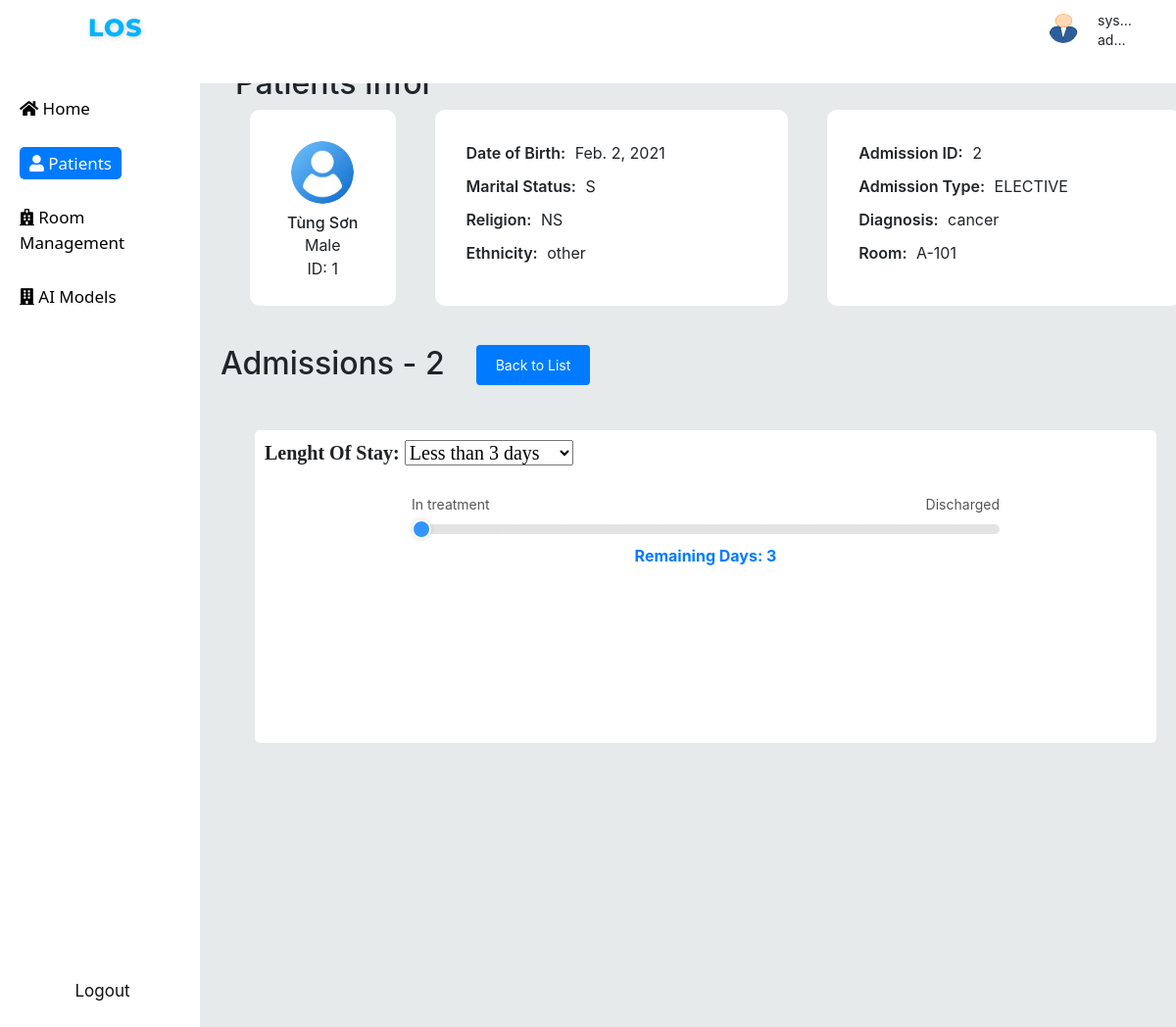
The page /patients/1/admission_info/2 (signed in) on the database its author committed.
### prediction_app/models.py (models this page shows, shortened)
class User(AbstractBaseUser):
    username = models.CharField(max_length=100, unique=True)
    ROLE_CHOICES = [
        ('admin', 'Admin'),
        ('doctor', 'Doctor'),
        ('patient', 'Patient'),
    ]
    role = models.CharField(
        max_length=10, choices=ROLE_CHOICES, default='admin')
    email = models.EmailField(
        verbose_name="email address",
        max_length=255,
        unique=True,
    )
    date_of_birth = models.DateField()
    is_active = models.BooleanField(default=True)
    created_time = models.DateTimeField(auto_now_add=True)
    updated_time = models.DateTimeField(auto_now=True)
    objects = UserManager()
    USERNAME_FIELD = "username"
    REQUIRED_FIELDS = ["date_of_birth"]
    def __str__(self):
        return self.username
    class Meta:
        verbose_name = _("user")
        verbose_name_plural = _("users")

class Patient(models.Model):
    GENDER_CHOICES = [
        ('M', 'Male'),
        ('F', 'Female'),
    ]
    MARITAL_STATUS_CHOICES = [
        ('SINGLE', 'SINGLE'),
        ('MARRIED', 'MARRIED'),
        ('WIDOWED', 'WIDOWED'),
        ('DIVORCED', 'DIVORCED'),
        ('SEPARATED', 'SEPARATED'),
        ('LIFE PARTNER', 'LIFE PARTNER'),
        ('UNKNOWN', 'UNKNOWN'),
    ]
    RELIGION_CHOICES = [
        ('CATHOLIC', 'CATHOLIC'),
        ('PROTESTANT QUAKER', 'PROTESTANT QUAKER'),
        ('UNOBTAINABLE', 'UNOBTAINABLE'),
        ('JEWISH', 'JEWISH'),
        ('NOT SPECIFIED', 'NOT SPECIFIED'),
        ('OTHER', 'OTHER'),
    ]
    ETHNICITY_CHOICES = [
        ('WHITE', 'WHITE'),
        ('BLACK/AFRICAN AMERICAN', 'BLACK/AFRICAN AMERICAN'),
        ('HISPANIC OR LATINO', 'HISPANIC OR LATINO'),
        ('ASIAN', 'ASIAN'),
        ('UNABLE TO OBTAIN', 'UNABLE TO OBTAIN'),
        ('UNKNOWN/NOT SPECIFIED  ', 'UNKNOWN/NOT SPECIFIED '),
        ('OTHER', 'OTHER'),
    ]
    first_name = models.CharField(max_length=50)
    last_name = models.CharField(max_length=50)
    age = models.PositiveIntegerField()
    phone_number = models.CharField(max_length=15, unique=True)
    date_of_birth = models.DateField()
    address = models.CharField(max_length=150,  blank=True, null=True)
    gender = models.CharField(max_length=1, choices=GENDER_CHOICES)
    marital_status = models.CharField(
        max_length=15, choices=MARITAL_STATUS_CHOICES, default='UNKNOWN')
    religion = models.CharField(
        max_length=20, choices=RELIGION_CHOICES)
    ethnicity = models.CharField(
        max_length=100,
        choices=ETHNICITY_CHOICES,
        null=True,
        blank=True,
        default='ASIAN'
    )
    photo = models.ImageField(
        upload_to='patient_photos/', blank=True, null=True)
    created_time = models.DateTimeField(auto_now_add=True)
    updated_time = models.DateTimeField(auto_now=True)
    def __str__(self):
        return f"{self.first_name} {self.last_name}"

class Admission(models.Model):
    LOS_LABLE_TO_NUMBER = {
        'Less than 3 days': 3,
        '3-7 days': 7,
        '7-14 days': 14,
        'More than 14 days': 14,
    }
    ADMISSION_TYPE_CHOICES = [
        ('EMERGENCY', 'EMERGENCY'),
        ('ELECTIVE', 'ELECTIVE'),
        ('URGENT', 'URGENT'),
    ]
    LOS_CHOICES = [
        ('Less than 3 days', 'Less than 3 days'),
        ('3-7 days', '3-7 days'),
        ('7-14 days', '7-14 days'),
        ('More than 14 days', 'More than 14 days'),
    ]
    STATUS_CHOICES = [
        ('In Treatment', 'In Treatment'),
        ('Dischagred', 'Dischagred'),
    ]
    INSURANCE_CHOICES = [
        ('Medicare', 'Medicare'),
        ('Private', 'Private'),
        ('Medicaid', 'Medicaid'),
        ('Government', 'Government'),
        ('Self Pay', 'Self Pay')
    ]
    ICD_CODE = [
        ('0', ' infectious and parasitic diseases'),
        ('1', ' neoplasms'),
        ('2', ' endocrine, nutritional and metabolic diseases, and immunity disorders'),
        ('3', ' diseases of the blood and blood-forming organs'),
        ('4', ' mental disorders'),
        ('5', ' diseases of the nervous system and sense organs'),
        ('6', ' diseases of the circulatory system'),
        ('7', ' diseases of the respiratory system'),
        ('8', ' diseases of the digestive system'),
        ('9', ' diseases of the genitourinary system'),
        ('10', ' complications of pregnancy, childbirth, and the puerperium'),
        ('11', ' diseases of the skin and subcutaneous tissue'),
        ('12', ' diseases of the musculoskeletal system and connective tissue'),
        ('13', ' congenital anomalies'),
        ('14', ' certain conditions originating in the perinatal period'),
        ('15', ' symptoms, signs, and ill-defined conditions'),
        ('16', ' injury and poisoning'),
    ]
    hadm_id = models.BigAutoField(primary_key=True)
    subject = models.ForeignKey(Patient, on_delete=models.CASCADE)
    insurance = models.TextField(max_length=10, choices=INSURANCE_CHOICES)
    diagnose = models.TextField()
    clinical_note = models.TextField(null=True, blank=True)
    icd_code = models.JSONField()
    admission_type = models.CharField(max_length=10, choices=ADMISSION_TYPE_CHOICES)
    los_number = models.IntegerField(null=True, blank=True, default=3)
    los_lable = models.CharField(
        null=True, blank=True, max_length=20, choices=LOS_CHOICES)
    los_actual = models.IntegerField(null=True, blank=True, default=0)
    status = models.CharField(
        null=True, blank=True, max_length=15, choices=STATUS_CHOICES, default='In Treatment')
    admittime = models.DateTimeField(auto_now_add=True)
    dischtime = models.DateTimeField(blank=True, null=True)
    dischtime_estimate = models.DateTimeField(blank=True, null=True)
    updated_time = models.DateTimeField(auto_now=True)
    room = models.ForeignKey(Room, on_delete=models.SET_NULL, null=True)

class Room(models.Model):
    area = models.ForeignKey(Area, on_delete=models.SET_NULL, null=True)
    status = models.CharField(max_length=10, null=True, blank=True)
    number = models.IntegerField()
    created_time = models.DateTimeField(auto_now_add=True)
    updated_time = models.DateTimeField(auto_now=True)
    max_beds = models.IntegerField(null=True, blank=True, default=4)
    def __str__(self):
        return f"{_ if self.area is None else self.area.name}-{self.number}"

class Area(models.Model):
    status = models.CharField(max_length=10, null=True, blank=True)
    name = models.CharField(max_length=10)
    created_time = models.DateTimeField(auto_now_add=True)
    updated_time = models.DateTimeField(auto_now=True)
    max_rooms = models.IntegerField(null=True, blank=True, default=4)

### prediction_app/views/admission_info.py (the view)
# urls.py: path('patients/<int:id>/admission_info/<int:admission_id>', get_admission_info, name='get_admission_info'),
@permission_classes([IsAuthenticated])
def get_admission_info(request, id, admission_id):
    patient = Patient.objects.get(id=id)
    admission = patient.admission_set.filter(hadm_id=admission_id).first()
    duaration = (now() - admission.admittime).days
    return render(request,'admission_info.html', {'admission': admission, 'patient': patient, 'duaration': duaration})

### prediction_app/templates/admission_info.html (shortened to what this page needs)
{% extends "patient_info.html" %}
{% load static %}
{% block style %}
{{ block.super }}
<link rel="stylesheet" href="{% static 'prediction_app/admission_info.css' %}">
{% endblock %}
{% block content %}
<div class="row">
    <h2 style="margin-right: 2rem;">Admissions - {{ admission.hadm_id }}</h2>
    <form action="{% url 'get_patient_info' patient.id %}" method="get">
        <button style="background-color: #007bff;" class="add-btn" type="submit"> Back to List</button>
    </form>
</div>
<div
    style="background-color: white; padding: 10px; height: 30%; margin-right: 20px; margin-left: 20px;border-radius: 5px;">
    <div class="los">
        <label for="Los">Lenght Of Stay: </label>
        <select id="Los" name="Los">
            <option value="Less than 3 days" {% if admission.los_category == 'Less than 3 days' %}selected{% endif %}>Less than 3 days</option>
        </select>
    </div>
    <div class="slider-container">
        <div class="slider-labels">
            <span class="label left">In treatment</span>
            <span class="label right">Discharged</span>
        </div>
        <input type="range" min="0" max="{{ admission.los_number }}" step="1" value="{{ duaration }}" class="slider" id="lengthOfStay"
            disabled>
        <div class="slider-status">
            <span id="statusLabel">Remaining Days: 0 </span>
        </div>
    </div>
</div>
{% endblock %}
{% block addmission %}
<div class="column" style="background-color: white;width: 75%; padding: 2rem; margin-left: 30px;">
    <div class="info-row">
        <div class="info-item">
            <strong>Admission ID:</strong> {{ admission.hadm_id }}
        </div>
    </div>
    <div class="info-row">
        <div class="info-item">
            <strong>Admission Type:</strong> {{ admission.admission_type }}
        </div>
    </div>
    <div class="info-row">
        <div class="info-item">
            <strong>Diagnosis:</strong> {{ admission.diagnose }}
        </div>
    </div>
    <div class="info-row">
        <div class="info-item">
            <strong>Room:</strong> {{ admission.room }}
        </div>
    </div>
</div>
{% endblock %}

### prediction_app/templates/patient_info.html (shortened to what this page needs)
{% extends "base.html" %}
{% load static %}
{% block style %}
{{ block.super }}
<link rel="stylesheet" href="{% static 'prediction_app/patient_info.css' %}">
{% endblock %}
{% block page %}
<div>
    <h2>Patients Infor</h2>
    <div class="row">
        <div class="column" style="background-color: white;width: 15%; margin-left: 30px;padding: 2rem">
            <div class="patient-card">
                <div class="patient-avatar">
                    <img src="{% static 'prediction_app/user.jpg' %}" alt="Patient Avatar" class="image123" />
                </div>
                <div class="patient-details" style="text-align: center;">
                    <h2 style="font-size: 1rem;white-space:nowrap;overflow:hidden;text-overflow:ellipsis;">{{ patient }}</h2>
                    <p style="margin-bottom: 0;">{{ patient.get_gender_display }}</p>
                    <p>ID: {{ patient.id }}</p>
                </div>
            </div>
        </div>
        <div class="column" style="background-color: white;width: 75%; padding: 2rem; margin-left: 30px;">
            <div class="info-row">
                <div class="info-item">
                    <strong>Date of Birth:</strong> {{ patient.date_of_birth }}
                </div>
            </div>
            <div class="info-row">
                <div class="info-item">
                    <strong>Marital Status:</strong> {{ patient.marital_status }}
                </div>
            </div>
            <div class="info-row">
                <div class="info-item">
                    <strong>Religion:</strong> {{ patient.religion }}
                </div>
            </div>
            <div class="info-row">
                <div class="info-item">
                    <strong>Ethnicity:</strong> {{ patient.ethnicity }}
                </div>
            </div>
        </div>
        {% block addmission %}
        {% endblock %}
    </div>
    {% block content %}{% endblock %}
</div>
{% endblock %}
{% block patients %}
<div>
    <a style="color: white; background-color: #007bff;border-radius: 5px;padding: 5px 10px;text-decoration: none;"
        href="{% url 'get_patients' %}"> <i class="fas fa-user"></i> Patients</a>
</div>
{% endblock %}

### prediction_app/templates/base.html (shortened to what this page needs)
{% load static %}
<html>
<head>
    {% block style %}
    <link rel="stylesheet" href="//cdnjs.cloudflare.com/ajax/libs/twitter-bootstrap/4.0.0/css/bootstrap.css">
    <link rel="stylesheet" href="//cdn.datatables.net/1.10.16/css/dataTables.bootstrap4.min.css">
    <link rel="stylesheet" href="https://cdnjs.cloudflare.com/ajax/libs/font-awesome/5.15.4/css/all.min.css">
    <link rel="stylesheet" href="{% static 'prediction_app/style.css' %}">
    {% endblock %}
</head>
<body>
    <div class="grandparent">
        <div class="header">
            <div class="app-name">LoS</div>
            <div class="user-panel">
                <img src="{% static 'prediction_app/images.png' %}" alt="Form Image" class="image">
                <span class="user-name">{{request.user}}</span>
                <span class="user-name" style="top: 20px; text-align: center;">{{request.user.role}}</span>
            </div>
        </div>
        <div class="parent">
            <div class="sidenav">
                {% block home %}
                <div class="Home">
                    <a href="{% url 'home' %}"> <i class="fas fa-home"></i> Home</a>
                </div>
                {% endblock %}
                {% block patients %}{% endblock %}
                {% if user.role == "admin" or user.role == "doctor"%}
                {% block room %}
                <div class="Room-Management">
                    <a href="{% url 'manage_area' %}"> <i class="fas fa-hospital"></i> Room Management </a>
                </div>
                {% endblock %}
                {% block ai %}
                <div class="AI-Models">
                    <a href="{% url 'ai_model' %}"> <i class="fas fa-building"></i> AI Models </a>
                </div>
                {% endblock %}
                {% endif %}
                {% if user.is_authenticated %}
                <a href="{% url 'user_out' %}" style="
                    position: relative;
                    margin-left: auto;
                    margin-right: auto;
                    margin-top: auto;
                    margin-bottom: 4rem;
                    color: rgb(17, 16, 16);">Logout</a>
                {% endif %}
            </div>
            <div class="main-page">
                {% if user.is_authenticated %}
                {% block page %}
                {% endblock %}
                {% else %}
                <h3> Please sign-in to access this page</h3>
                {% endif %}
            </div>
        </div>
    </div>
</body>
</html>

### rows shown on the page
User: user "sys…", user.role "admin"
Patient: first_name+last_name "Tùng Sơn", gender "Male", id "1", date_of_birth "Feb. 2, 2021", marital_status "S", religion "NS", ethnicity "other"
Admission: hadm_id "2", admission_type "ELECTIVE", diagnose "cancer", room "A-101"
